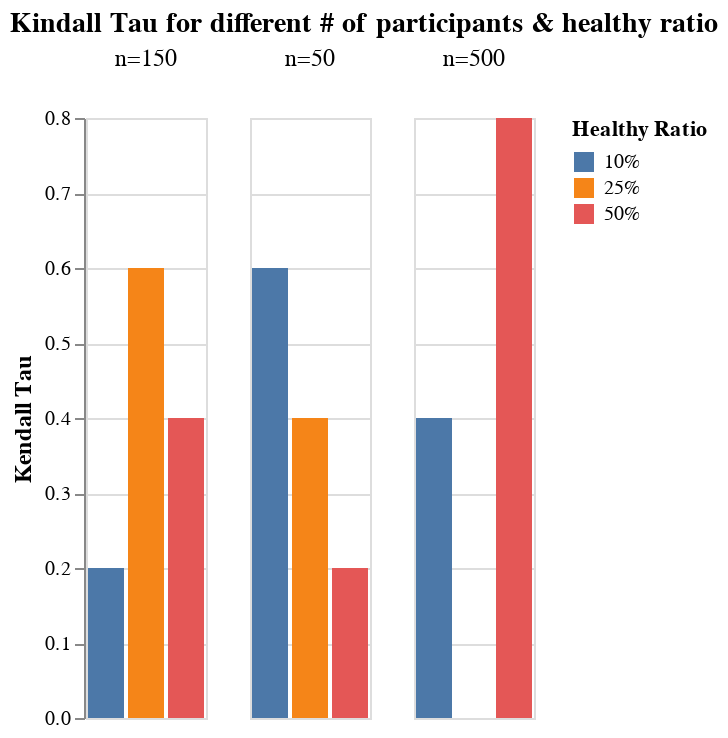
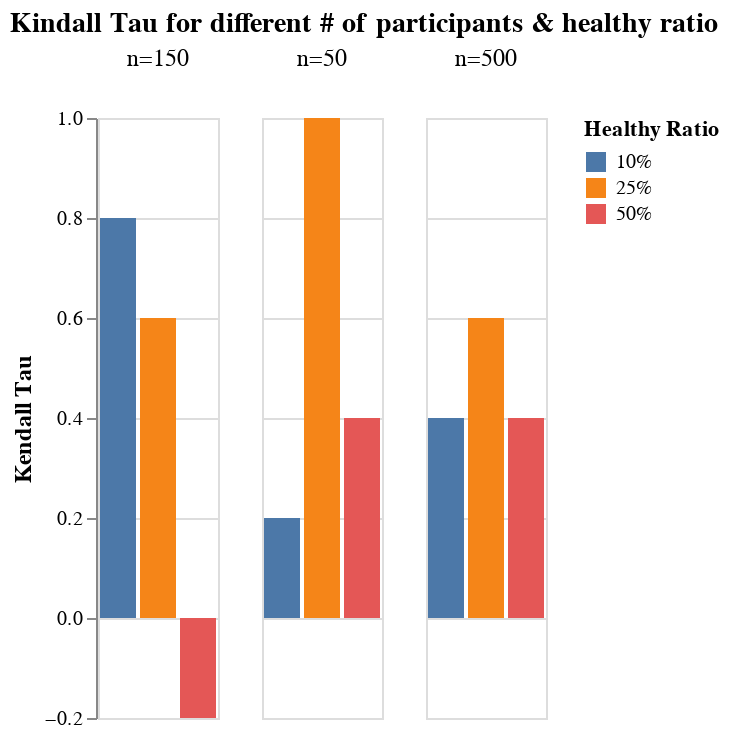
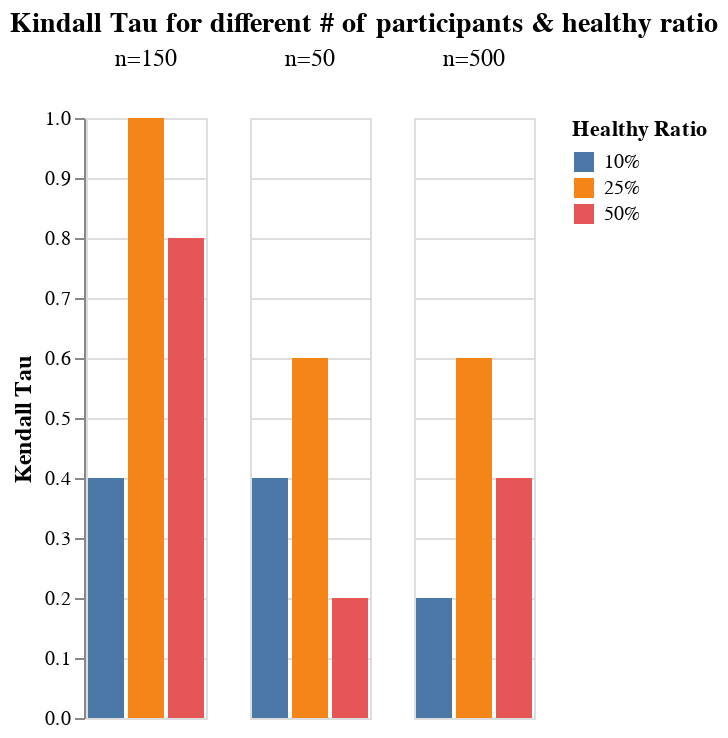

These figures' notebook cell, in order:
### Code cell
for algorithm in algorithms:
    plot_tau(
        'synthetic',
        algorithm,
        ns,
        rs,
)

### Figure 1 — Vega-Lite specification as saved in the notebook (floating-point values rounded to 4 significant figures)
{"config": {"view": {"continuousWidth": 300, "continuousHeight": 300}, "axis": {"labelFontSize": 10, "titleFontSize": 12}, "header": {"labelFontSize": 12}, "title": {"fontSize": 14}}, "data": {"name": "data-591bb047e4532aaabf35c0b874bf7815"}, "mark": {"type": "bar"}, "encoding": {"color": {"field": "r", "title": "Healthy Ratio", "type": "nominal"}, "column": {"field": "n", "header": {"labelAngle": 0}, "title": null, "type": "nominal"}, "x": {"axis": null, "field": "r", "title": "synthetic data, conjugate_priors", "type": "nominal"}, "y": {"field": "value", "title": "Kendall Tau", "type": "quantitative"}}, "title": {"text": "Kindall Tau for different # of participants & healthy ratio"}, "$schema": "https://vega.github.io/schema/vega-lite/v5.16.3.json", "datasets": {"data-591bb047e4532aaabf35c0b874bf7815": [{"n": "n=50", "r": "10%", "value": 0.6}, {"n": "n=50", "r": "25%", "value": 0.4}, {"n": "n=50", "r": "50%", "value": 0.2}, {"n": "n=150", "r": "10%", "value": 0.2}, {"n": "n=150", "r": "25%", "value": 0.6}, {"n": "n=150", "r": "50%", "value": 0.4}, {"n": "n=500", "r": "10%", "value": 0.4}, {"n": "n=500", "r": "25%", "value": 0.0}, {"n": "n=500", "r": "50%", "value": 0.8}]}}

### Figure 2 — Vega-Lite specification as saved in the notebook (floating-point values rounded to 4 significant figures)
{"config": {"view": {"continuousWidth": 300, "continuousHeight": 300}, "axis": {"labelFontSize": 10, "titleFontSize": 12}, "header": {"labelFontSize": 12}, "title": {"fontSize": 14}}, "data": {"name": "data-95dd0b9c112d71f8197dcac77266cba4"}, "mark": {"type": "bar"}, "encoding": {"color": {"field": "r", "title": "Healthy Ratio", "type": "nominal"}, "column": {"field": "n", "header": {"labelAngle": 0}, "title": null, "type": "nominal"}, "x": {"axis": null, "field": "r", "title": "synthetic data, soft_kmeans", "type": "nominal"}, "y": {"field": "value", "title": "Kendall Tau", "type": "quantitative"}}, "title": {"text": "Kindall Tau for different # of participants & healthy ratio"}, "$schema": "https://vega.github.io/schema/vega-lite/v5.16.3.json", "datasets": {"data-95dd0b9c112d71f8197dcac77266cba4": [{"n": "n=50", "r": "10%", "value": 0.2}, {"n": "n=50", "r": "25%", "value": 1.0}, {"n": "n=50", "r": "50%", "value": 0.4}, {"n": "n=150", "r": "10%", "value": 0.8}, {"n": "n=150", "r": "25%", "value": 0.6}, {"n": "n=150", "r": "50%", "value": -0.2}, {"n": "n=500", "r": "10%", "value": 0.4}, {"n": "n=500", "r": "25%", "value": 0.6}, {"n": "n=500", "r": "50%", "value": 0.4}]}}

### Figure 3 — Vega-Lite specification as saved in the notebook (floating-point values rounded to 4 significant figures)
{"config": {"view": {"continuousWidth": 300, "continuousHeight": 300}, "axis": {"labelFontSize": 10, "titleFontSize": 12}, "header": {"labelFontSize": 12}, "title": {"fontSize": 14}}, "data": {"name": "data-3025f7dac13993e4544f04c6bfb6a5bf"}, "mark": {"type": "bar"}, "encoding": {"color": {"field": "r", "title": "Healthy Ratio", "type": "nominal"}, "column": {"field": "n", "header": {"labelAngle": 0}, "title": null, "type": "nominal"}, "x": {"axis": null, "field": "r", "title": "synthetic data, hard_kmeans", "type": "nominal"}, "y": {"field": "value", "title": "Kendall Tau", "type": "quantitative"}}, "title": {"text": "Kindall Tau for different # of participants & healthy ratio"}, "$schema": "https://vega.github.io/schema/vega-lite/v5.16.3.json", "datasets": {"data-3025f7dac13993e4544f04c6bfb6a5bf": [{"n": "n=50", "r": "10%", "value": 0.4}, {"n": "n=50", "r": "25%", "value": 0.6}, {"n": "n=50", "r": "50%", "value": 0.2}, {"n": "n=150", "r": "10%", "value": 0.4}, {"n": "n=150", "r": "25%", "value": 1.0}, {"n": "n=150", "r": "50%", "value": 0.8}, {"n": "n=500", "r": "10%", "value": 0.2}, {"n": "n=500", "r": "25%", "value": 0.6}, {"n": "n=500", "r": "50%", "value": 0.4}]}}
